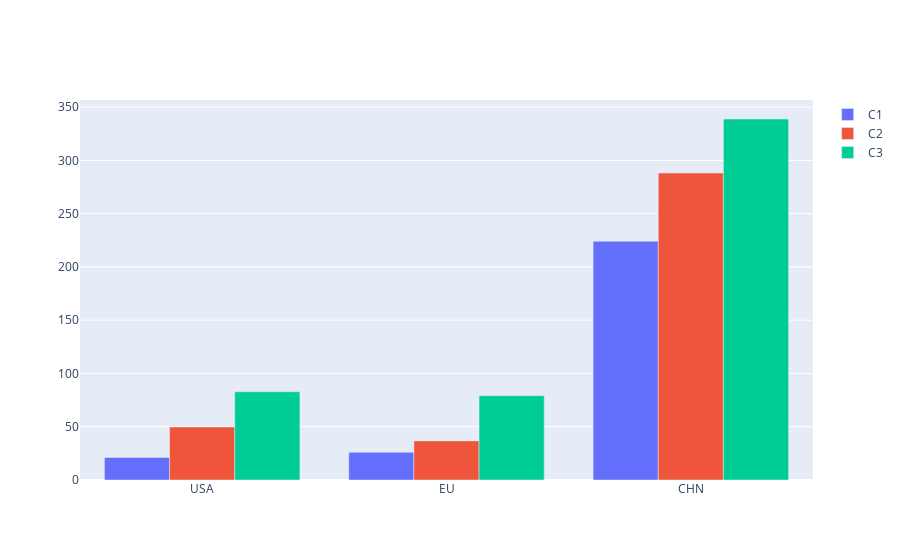

The notebook cell saved with this chart:
### Code cell
fig = go.Figure()
for c_i, c in enumerate(['C1', 'C2', 'C3']):
    bars = go.Bar(name=c,
                  x=['USA', 'EU', "CHN"],
                  y=xr_budgets_static.sel(Region=['USA', 'EU', "CHN"], Ccat=c, Variable='AP').Value)
    fig.add_trace(bars)
fig.update_layout(barmode='group')
fig.show()

### Figure 1 — Plotly figure (JSON) as saved in the notebook; plotly's stock layout.template omitted (floating-point values rounded to 4 significant figures)
{"data": [{"name": "C1", "type": "bar", "x": ["USA", "EU", "CHN"], "y": [21.17, 26.0, 224.1]}, {"name": "C2", "type": "bar", "x": ["USA", "EU", "CHN"], "y": [49.81, 36.72, 288.1]}, {"name": "C3", "type": "bar", "x": ["USA", "EU", "CHN"], "y": [82.82, 79.13, 338.8]}], "layout": {"barmode": "group"}}
